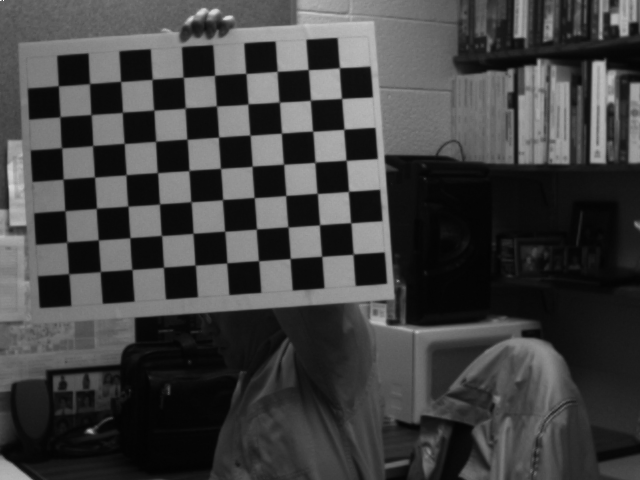
#> input picture Assignment_3/Downloads/Practice_Images/L/CameraL00.bmp, 640 x 480 px, found by its file name; its folder holds 3 pictures in this run
$ python task_1.py
#> lines starting #> are read from the running program, lines starting #| are printed output that depends on the picture; after the words box and inside, x2 and y2 are one past the last pixel; in counts of white or black regions, pixels touching at a corner belong together; pictures that were not available may be replaced by others from this repository, and a replacement may not be noted
import numpy as np
import cv2
import os

def callibrate_camera(imgCategory, cameraName):
#> called with imgCategory = 'Test_Images', cameraName = 'Left_Cali'
    criteria = (cv2.TERM_CRITERIA_EPS + cv2.TERM_CRITERIA_MAX_ITER, 30, 0.001)
    objp = np.zeros((7*10,3), np.float32)
    objp[:,:2] = np.mgrid[0:10,0:7].T.reshape(-1,2)

    objpoints = [] # 3d point in real world space
    imgpoints = [] # 2d points in image plane.

    imagesFolder = os.path.join(os.getcwd(),'Downloads',str(imgCategory), str(cameraName))
    images = [ os.path.join(imagesFolder, f) for f in os.listdir('Downloads/'+ str(imgCategory) +'/'+str(cameraName)) if f.endswith(".png") or f.endswith('.bmp')]

    for fname in images:
        img = cv2.imread(fname)
#> img is the input picture: shape (480, 640, 3); min 3, max 255, mean 64.8
        gray = cv2.cvtColor(img,cv2.COLOR_BGR2GRAY)
        ret, corners = cv2.findChessboardCorners(gray, (10,7),None)
#> ret = True; corners = 70 rows, first 8: [353.4, 254], [321.7, 256.4], [290.3, 258.4], [258.5, 260.7], [226.7, 262.9], [195, 265], [163.5, 267.2], [132, 269.5]
        if ret == True:
            objpoints.append(objp)

            corners2 = cv2.cornerSubPix(gray,corners,(11,11),(-1,-1),criteria)
#> corners2 = 70 rows, first 8: [353.1, 254.1], [321.7, 256.3], [290.2, 258.5], [258.5, 260.7], [226.8, 262.9], [195.2, 265.1], [163.5, 267.2], [131.9, 269.4]
            imgpoints.append(corners2)

            img = cv2.drawChessboardCorners(img, (10,7), corners2,ret)
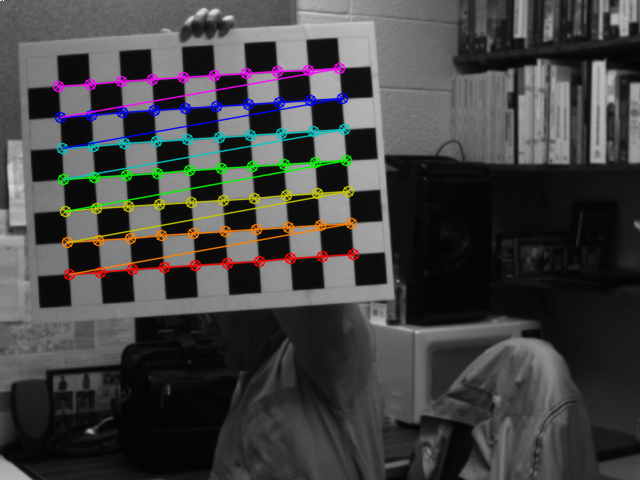
#> img: shape (480, 640, 3); 5.26% of pixels changed, all inside (x1, y1, x2, y2) = (52, 62, 360, 281)
            cv2.imshow('img',img)
            cv2.waitKey(50)

    ret, mtx, dist, rvecs, tvecs = cv2.calibrateCamera(objpoints, imgpoints, gray.shape[::-1],None,None)
#> ret = 0.095; mtx = [[1798.8, 0, 340.5], [0, 1789.9, 198.7], [0, 0, 1]]; dist = [[-0.548, 1.47, 0.016, -0.0018, 8.63]]; rvecs = ([-0.173, 0.103, 3.07],); tvecs = ([0.399, 1.76, 56.85],)
    print('Intrinsic  parameters from '+ str(cameraName) + '= \n',mtx)
#| Intrinsic  parameters from Left_Cali=
#|  [[1.79875548e+03 0.00000000e+00 3.40477569e+02]
#|  [0.00000000e+00 1.78994054e+03 1.98726724e+02]
#|  [0.00000000e+00 0.00000000e+00 1.00000000e+00]]
    print('Distortion parameters from '+ str(cameraName) + '= \n',dist,'\n')
#| Distortion parameters from Left_Cali=
#|  [[-5.48453255e-01  1.46606862e+00  1.60402695e-02 -1.80082118e-03
#|    8.63130001e+00]]

    np.save('Parameters/'+str(imgCategory)+'/'+ str(cameraName) +'/'+'intrinsic_parameters.npy', mtx)
    np.save('Parameters/'+str(imgCategory)+'/'+ str(cameraName) +'/'+'distortion_parameters.npy', dist)

    cv2.destroyAllWindows()

##Practice Images
# callibrate_camera('Practice_Images', 'L')
# callibrate_camera('Practice_Images', 'R')

##Test Images
#Left Camera Callibration
callibrate_camera('Test_Images','Left_Cali')
#Right Camera Callibration
callibrate_camera('Test_Images','Right_Cali')
#| Intrinsic  parameters from Right_Cali=
#|  [[1.79875548e+03 0.00000000e+00 3.40477569e+02]
#|  [0.00000000e+00 1.78994054e+03 1.98726724e+02]
#|  [0.00000000e+00 0.00000000e+00 1.00000000e+00]]
#| Distortion parameters from Right_Cali=
#|  [[-5.48453255e-01  1.46606862e+00  1.60402695e-02 -1.80082118e-03
#|    8.63130001e+00]]

$ run again, on Assignment_3/Downloads/Practice_Images/R/CameraR01.bmp
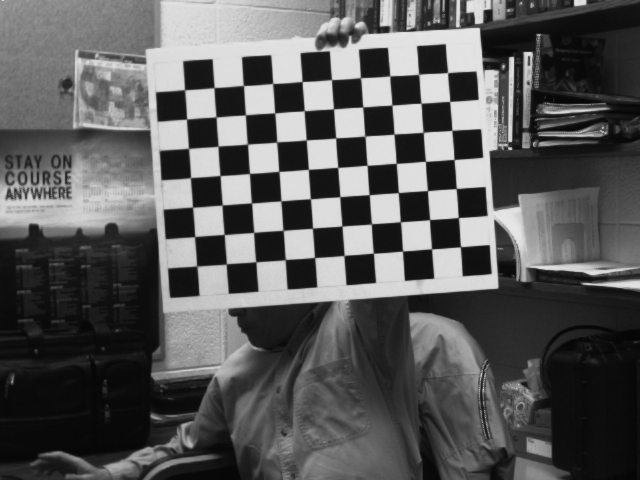
#> input picture Assignment_3/Downloads/Practice_Images/R/CameraR01.bmp, 640 x 480 px, found by its file name
#> in callibrate_camera, img is the input picture: shape (480, 640, 3); min 5, max 231, mean 89.8
#> in callibrate_camera, `ret, corners = cv2.findChessboardCorners(gray, (10,7),None)`: ret = True; corners = 70 rows, first 8: [460.6, 246.6], [431.4, 249], [402.7, 251.1], [373.3, 253.3], [344, 255.6], [314.5, 257.4], [285.4, 259.5], [255.9, 261.8]
#> corners2 = 70 rows, first 8: [460.4, 246.8], [431.5, 248.8], [402.5, 251], [373.4, 253.2], [344, 255.4], [314.6, 257.5], [285.2, 259.6], [255.8, 261.8]
#> in callibrate_camera, `img = cv2.drawChessboardCorners(img, (10,7), corners2,ret)`:
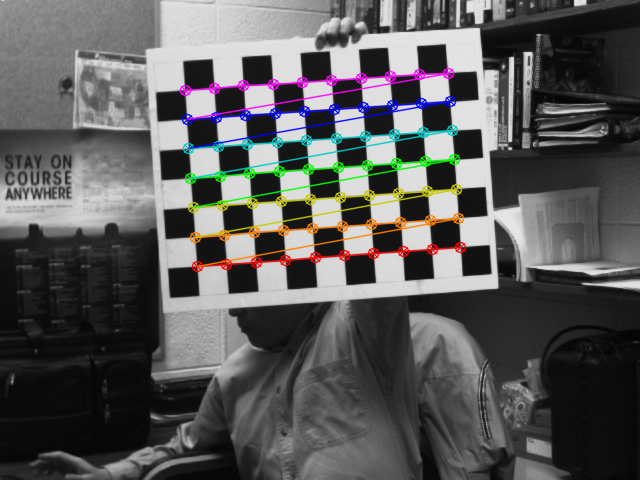
#> img: shape (480, 640, 3); 5.01% of pixels changed, all inside (x1, y1, x2, y2) = (179, 67, 467, 273)
#> in callibrate_camera, `ret, mtx, dist, rvecs, tvecs = cv2.calibrateCamera(objpoints, imgpoint..`: ret = 0.107; mtx = [[1152.4, 0, 346.9], [0, 1151.6, 215.2], [0, 0, 1]]; dist = [[-0.402, 8.11, 0.000257, -0.00287, -119.3]]; rvecs = ([-0.0826, 0.00068, 3.07],); tvecs = ([3.89, 1.08, 39.3],)
#| Intrinsic  parameters from Left_Cali=
#|  [[1.15237142e+03 0.00000000e+00 3.46897731e+02]
#|  [0.00000000e+00 1.15155328e+03 2.15222878e+02]
#|  [0.00000000e+00 0.00000000e+00 1.00000000e+00]]
#| Distortion parameters from Left_Cali=
#|  [[-4.02362435e-01  8.11478097e+00  2.56511166e-04 -2.86684272e-03
#|   -1.19312085e+02]]
#| Intrinsic  parameters from Right_Cali=
#|  [[1.15237142e+03 0.00000000e+00 3.46897731e+02]
#|  [0.00000000e+00 1.15155328e+03 2.15222878e+02]
#|  [0.00000000e+00 0.00000000e+00 1.00000000e+00]]
#| Distortion parameters from Right_Cali=
#|  [[-4.02362435e-01  8.11478097e+00  2.56511166e-04 -2.86684272e-03
#|   -1.19312085e+02]]

$ run again, on Assignment_3/Downloads/Practice_Images/R/CameraR02.bmp
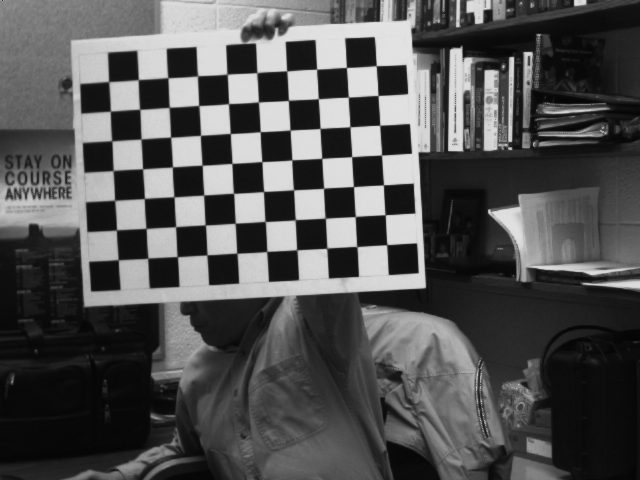
#> input picture Assignment_3/Downloads/Practice_Images/R/CameraR02.bmp, 640 x 480 px, found by its file name
#> in callibrate_camera, img is the input picture: shape (480, 640, 3); min 5, max 229, mean 82.5
#> in callibrate_camera, `ret, corners = cv2.findChessboardCorners(gray, (10,7),None)`: ret = True; corners = 70 rows, first 8: [386.7, 244.6], [356.9, 246.8], [326.6, 248.3], [296.6, 249.6], [266.7, 251.3], [236.8, 253.2], [206.9, 254.9], [177.3, 256.6]
#> corners2 = 70 rows, first 8: [386.7, 244.7], [356.8, 246.5], [326.8, 248.2], [296.8, 249.8], [266.7, 251.5], [236.8, 253.2], [206.9, 254.9], [177.3, 256.6]
#> in callibrate_camera, `img = cv2.drawChessboardCorners(img, (10,7), corners2,ret)`:
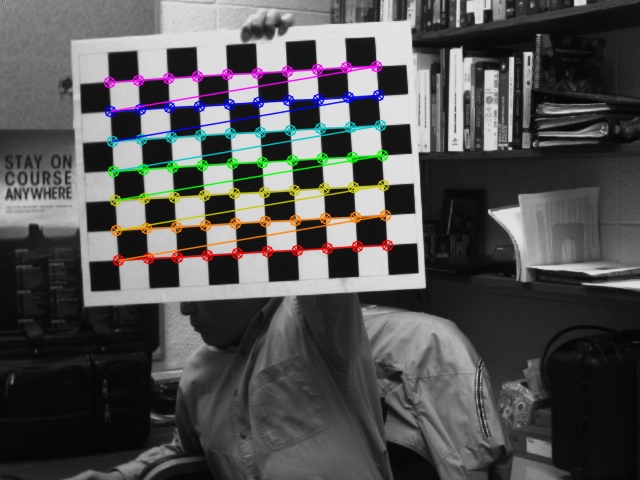
#> img: shape (480, 640, 3); 5.08% of pixels changed, all inside (x1, y1, x2, y2) = (103, 60, 394, 267)
#> in callibrate_camera, `ret, mtx, dist, rvecs, tvecs = cv2.calibrateCamera(objpoints, imgpoint..`: ret = 0.119; mtx = [[1648, 0, 306.4], [0, 1644.1, 302], [0, 0, 1]]; dist = [[-0.872, 15.64, -0.0238, -0.00223, -211.3]]; rvecs = ([-0.00238, -0.0114, 3.09],); tvecs = ([2.68, -1.91, 54.82],)
#| Intrinsic  parameters from Left_Cali=
#|  [[1.64796887e+03 0.00000000e+00 3.06363619e+02]
#|  [0.00000000e+00 1.64409864e+03 3.02008783e+02]
#|  [0.00000000e+00 0.00000000e+00 1.00000000e+00]]
#| Distortion parameters from Left_Cali=
#|  [[-8.72479431e-01  1.56361201e+01 -2.38161316e-02 -2.22967185e-03
#|   -2.11327774e+02]]
#| Intrinsic  parameters from Right_Cali=
#|  [[1.64796887e+03 0.00000000e+00 3.06363619e+02]
#|  [0.00000000e+00 1.64409864e+03 3.02008783e+02]
#|  [0.00000000e+00 0.00000000e+00 1.00000000e+00]]
#| Distortion parameters from Right_Cali=
#|  [[-8.72479431e-01  1.56361201e+01 -2.38161316e-02 -2.22967185e-03
#|   -2.11327774e+02]]

$ run again, on Assignment_3/Downloads/Practice_Images/SL/StereoL01.bmp
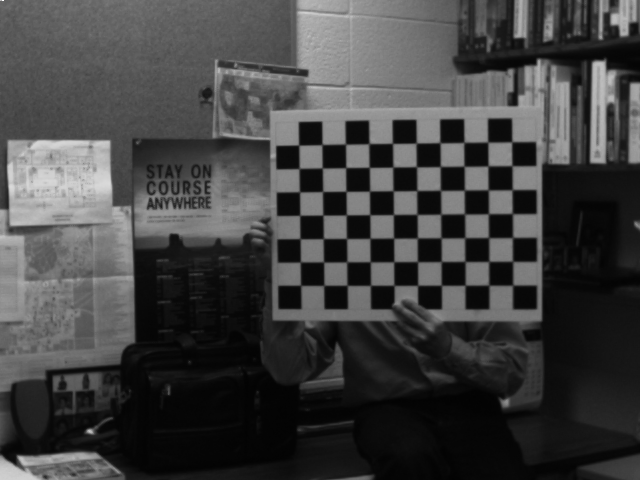
#> input picture Assignment_3/Downloads/Practice_Images/SL/StereoL01.bmp, 640 x 480 px, found by its file name
#> in callibrate_camera, img is the input picture: shape (480, 640, 3); min 2, max 254, mean 65.7
#> in callibrate_camera, `ret, corners = cv2.findChessboardCorners(gray, (10,7),None)`: ret = True; corners = 70 rows, first 8: [513, 285], [488.9, 285.2], [465.3, 285.2], [441.4, 285.2], [417.6, 285.5], [394, 285.3], [370.6, 285.1], [347.1, 285.3]
#> corners2 = 70 rows, first 8: [512.7, 285.2], [488.8, 285.1], [465.1, 285.2], [441.4, 285.3], [417.6, 285.3], [394, 285.3], [370.5, 285.3], [347.1, 285.3]
#> in callibrate_camera, `img = cv2.drawChessboardCorners(img, (10,7), corners2,ret)`:
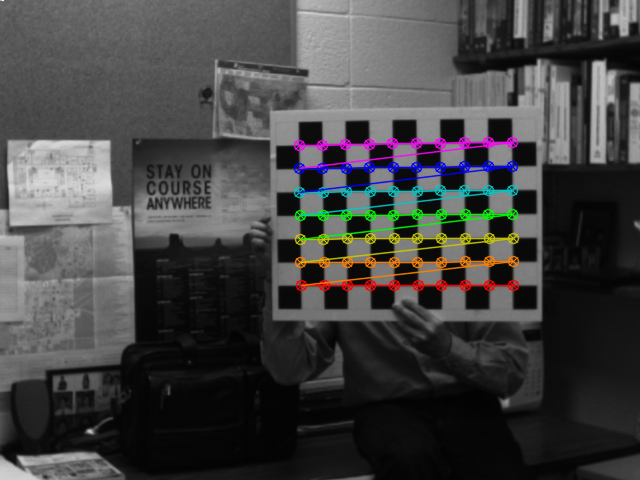
#> img: shape (480, 640, 3); 4.35% of pixels changed, all inside (x1, y1, x2, y2) = (293, 136, 520, 292)
#> in callibrate_camera, `ret, mtx, dist, rvecs, tvecs = cv2.calibrateCamera(objpoints, imgpoint..`: ret = 0.0627; mtx = [[1463.6, 0, 310.7], [0, 1446, 276.3], [0, 0, 1]]; dist = [[-0.264, -11.11, -0.00935, -0.00563, 281.1]]; rvecs = ([0.321, -0.0918, 3.12],); tvecs = ([8.39, 0.383, 60.19],)
#| Intrinsic  parameters from Left_Cali=
#|  [[1.46360980e+03 0.00000000e+00 3.10687980e+02]
#|  [0.00000000e+00 1.44603556e+03 2.76257332e+02]
#|  [0.00000000e+00 0.00000000e+00 1.00000000e+00]]
#| Distortion parameters from Left_Cali=
#|  [[-2.64333330e-01 -1.11064804e+01 -9.34955196e-03 -5.62917222e-03
#|    2.81068565e+02]]
#| Intrinsic  parameters from Right_Cali=
#|  [[1.46360980e+03 0.00000000e+00 3.10687980e+02]
#|  [0.00000000e+00 1.44603556e+03 2.76257332e+02]
#|  [0.00000000e+00 0.00000000e+00 1.00000000e+00]]
#| Distortion parameters from Right_Cali=
#|  [[-2.64333330e-01 -1.11064804e+01 -9.34955196e-03 -5.62917222e-03
#|    2.81068565e+02]]
